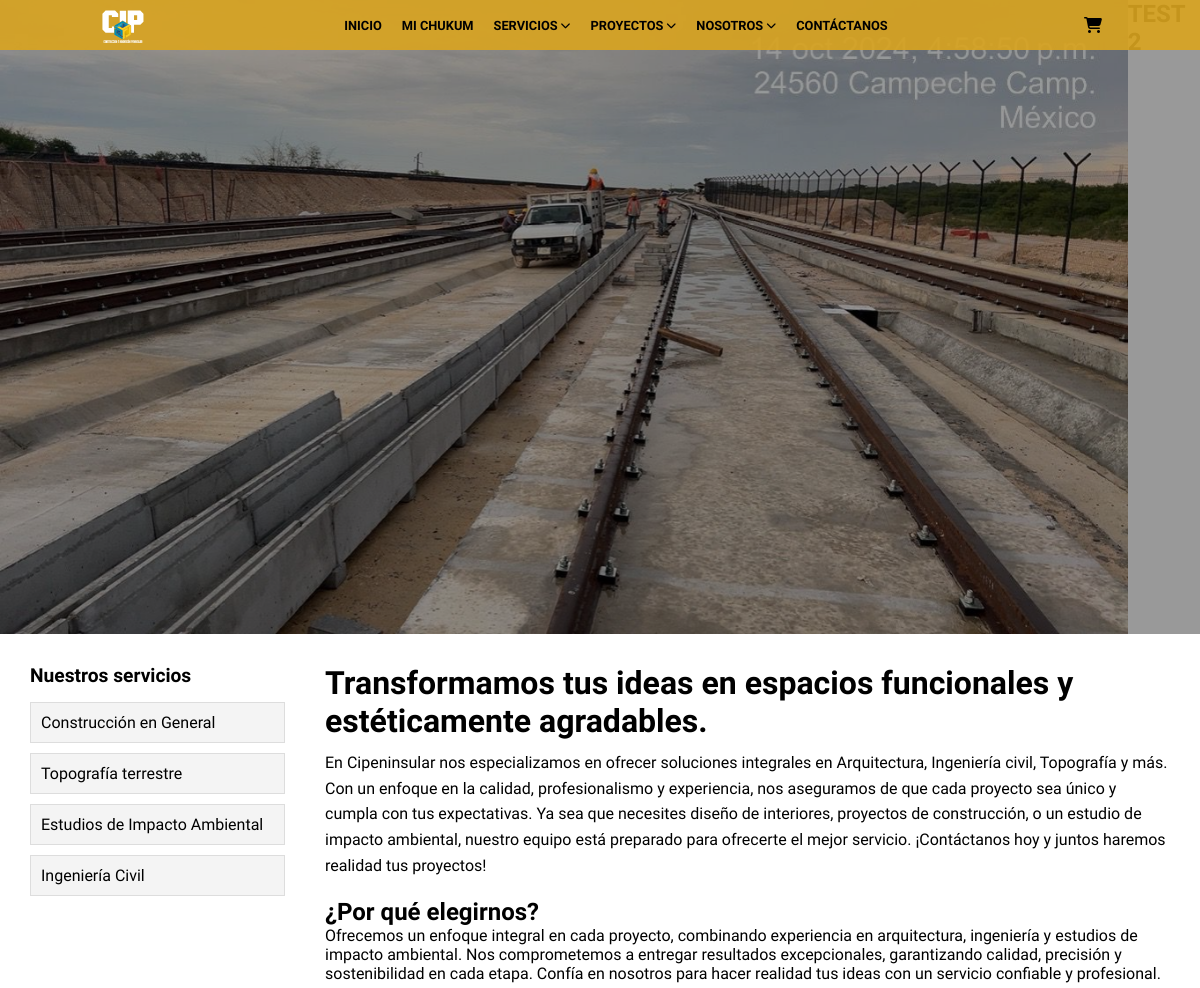
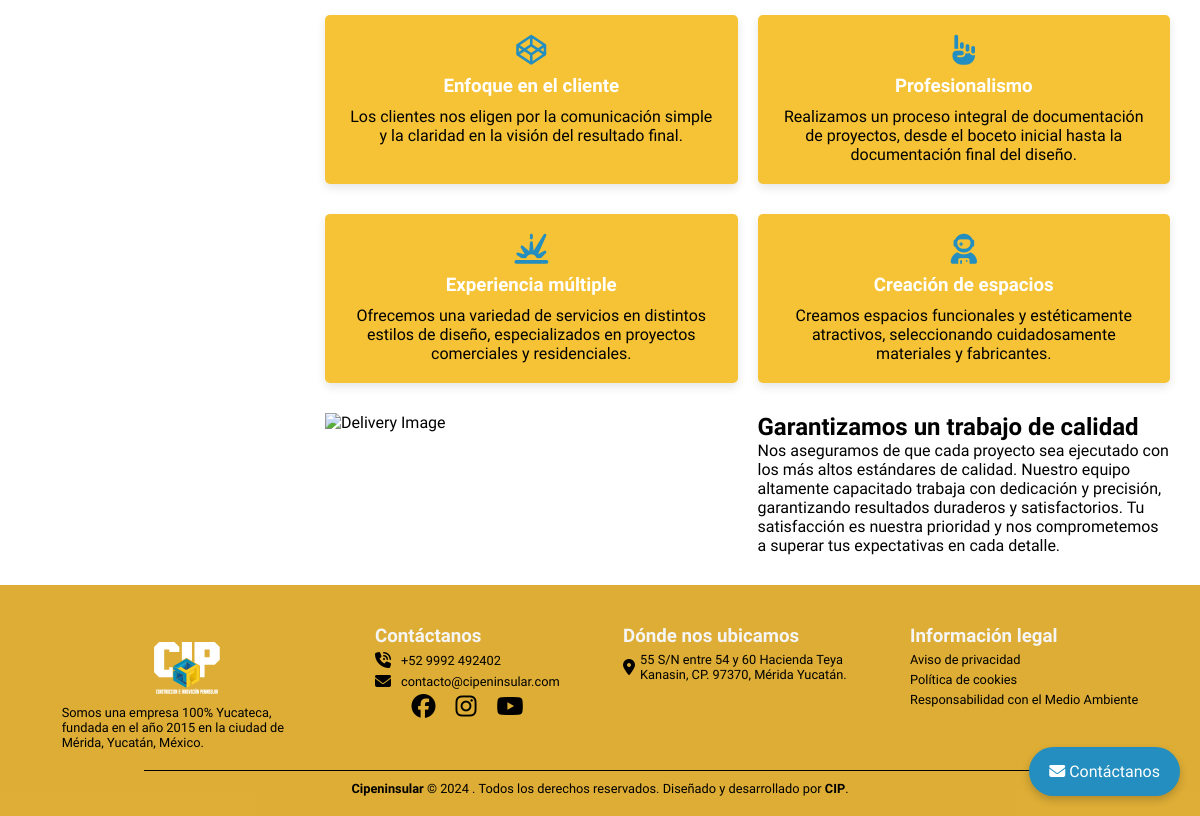
Screenshot of /servicios-detallados/?servicio_id=7 with the database file from the repository (2 pictures, top to bottom).
### cip_main/models.py (models this page shows, shortened)
class Slide(models.Model):
    titulo = models.CharField(max_length=255, verbose_name="Título")
    imagen = models.ImageField(upload_to='slides/', verbose_name="Imagen")
    descripcion = models.TextField(blank=True, null=True, verbose_name="Descripción")
    orden = models.PositiveIntegerField(default=1, verbose_name="Orden")
    estatus = models.BooleanField(default=True, verbose_name="Activo")
    servicio = models.ForeignKey(
        Servicio,
        related_name='slides',  # Relación inversa desde Servicio a Slide
        on_delete=models.SET_NULL,
        null=True,
        blank=True,
        verbose_name="Servicio asociado"
    )
    class Meta:
        ordering = ['orden']

class Servicio(models.Model):
    titulo = models.CharField(max_length=200)
    descripcion = models.TextField()
    imagen = models.ImageField(upload_to='servicios/')
    icono = models.ImageField(
        upload_to='iconos/',  # Carpeta donde se guardarán las imágenes de los iconos
        blank=True,          # Opcional: Permitir que esté vacío
        null=True            # Opcional: Permitir que sea nulo
    )
    parent = models.ForeignKey(
        'self',  # Relación a sí mismo
        on_delete=models.CASCADE,  # Si eliminas un servicio, se eliminan los subservicios
        related_name='subservicios',  # Nombre de la relación inversa
        blank=True,  # Permitir que sea nulo (para servicios principales)
        null=True
    )

### cip_main/views.py (the view)
# urls.py: path('servicios-detallados/', views.detailed_services_view, name='servicios detallados'),
def detailed_services_view(request):
    servicio_id = request.GET.get('servicio_id')  # Obtenemos el servicio_id desde la URL
    servicios = Servicio.objects.filter(parent__isnull=True)
    subservicio = None  # O algún valor predeterminado
    slides = []
    if servicio_id:
        subservicio = get_object_or_404(Servicio, id=servicio_id)
        slides = Slide.objects.filter(servicio=subservicio)  # Filtramos por servicio
    return render(request, 'detailed-services.html', {
        'servicios':servicios,
        'subservicio':subservicio,
        'slides':slides,
    })

### cip_main/templates/detailed-services.html (shortened to what this page needs)
{% extends 'base.html' %}
{% load static %}
{% block header_class %}servicios detallados{% endblock %}
{% block hero %}
  <h1>TEST 2</h1>
{% endblock %}
{% block slides %}
<ul class="rslides">
  {% for slide in slides %}
    <li>
      <img src="{{ slide.imagen.url }}" alt="" />
    </li>
  {% empty %}
    <li>
      <img src="{% static 'images/img-services.png' %}" alt="Slide por defecto" />
    </li>
  {% endfor %}
</ul>
{% endblock %}
{% block content %}
<div id="detailed_services">
  <aside class="sidebar">
    <div class="services-list">
      <h3>Nuestros servicios</h3>
      <ul class="menu-services">
        {% for servicio in servicios %}
        <li class="item-service">
          <p>{{ servicio.titulo }}</p>
        </li>
        {% endfor %}
      </ul>
    </div>
  </aside>
  <main class="main-content">
    <div class="title">
      <h1>Transformamos tus ideas en espacios funcionales y estéticamente agradables.
      </h1>
      <p>
        En Cipeninsular nos especializamos en ofrecer soluciones integrales en Arquitectura, Ingeniería civil,
        Topografía y más. Con un enfoque en la calidad, profesionalismo y experiencia, nos aseguramos de que cada proyecto
        sea único y cumpla con tus expectativas. Ya sea que necesites diseño de interiores, proyectos de construcción, o
        un estudio de impacto ambiental, nuestro equipo está preparado para ofrecerte el mejor servicio. ¡Contáctanos hoy
        y juntos haremos realidad tus proyectos!
      </p>
    </div>
    <div class="why-choose-us">
      <h2>¿Por qué elegirnos?</h2>
      <p>
        Ofrecemos un enfoque integral en cada proyecto, combinando experiencia en arquitectura, ingeniería y estudios de
        impacto ambiental. Nos comprometemos a entregar resultados excepcionales, garantizando calidad, precisión y
        sostenibilidad en cada etapa. Confía en nosotros para hacer realidad tus ideas con un servicio confiable y
        profesional.
      </p>
    </div>
    <div class="facts">
      <div class="features">
        <i class="icons fa-brands fa-codepen"></i>
        <h3>Enfoque en el cliente</h3>
        <p>
          Los clientes nos eligen por la comunicación simple y la claridad en la visión del resultado final.
        </p>
      </div>
      <div class="features">
        <i class="icons fa-solid fa-hand-point-up"></i>
        <h3>Profesionalismo</h3>
        <p>
          Realizamos un proceso integral de documentación de proyectos, desde el boceto inicial hasta la documentación final del diseño.
        </p>
      </div>
      <div class="features">
        <i class="icons fa-solid fa-explosion"></i>
        <h3>Experiencia múltiple</h3>
        <p>
          Ofrecemos una variedad de servicios en distintos estilos de diseño, especializados en proyectos comerciales y residenciales.
        </p>
      </div>
      <div class="features">
        <i class="icons fa-solid fa-user-astronaut"></i>
        <h3>Creación de espacios</h3>
        <p>
          Creamos espacios funcionales y estéticamente atractivos, seleccionando cuidadosamente materiales y fabricantes.        </p>
      </div>
    </div>
    <div class="our-job">
      <figure>
        <img src="{% static 'images/img-demo-service.png' %}" alt="Delivery Image">
      </figure>
      <div class="demo">
        <h2>Garantizamos un trabajo de calidad</h2>
        <p>
          Nos aseguramos de que cada proyecto sea ejecutado con los más altos estándares de calidad. Nuestro equipo
          altamente capacitado trabaja con dedicación y precisión, garantizando resultados duraderos y satisfactorios. Tu
          satisfacción es nuestra prioridad y nos comprometemos a superar tus expectativas en cada detalle.
        </p>
      </div>
    </div>
  </main>
</div>
{% endblock %}

### cip_main/static/css/style.css (style rules this page uses)
* { margin: 0; padding: 0; box-sizing: border-box; font-family: "Titillium Web", sans-serif; }
:root { --blue-primary: #238EBF; --blue-secondary: #39B3DD; --blue-aditional: #2183A6; --yellow-primary: #FFD450; --yellow-secondary: #F6C336; --yellow-aditional: rgba(218, 165, 32, 0.9); }
html { scroll-behavior: smooth; }
.rslides { position: relative; list-style: none; overflow: hidden; width: 100%; padding: 0; margin: auto; }
.rslides li { backface-visibility: hidden; position: absolute; display: none; height: 100%; width: 100%; left: 0; top: 0; }
.rslides li:first-child { position: relative; display: block; float: left; }
.rslides img { display: block; height: 100%; float: left; width: 100%; border: 0; object-fit: cover; position: relative; }

### cip_main/static/css/fancybox.css (style rules this page uses)
:root { --f-spinner-width: 36px;--f-spinner-height: 36px;--f-spinner-color-1: rgba(0, 0, 0, 0.1);--f-spinner-color-2: rgba(17, 24, 28, 0.8);--f-spinner-stroke: 2.75 }
:root { --f-button-width: 40px;--f-button-height: 40px;--f-button-border: 0;--f-button-border-radius: 0;--f-button-color: #374151;--f-button-bg: #f8f8f8;--f-button-hover-bg: #e0e0e0;--f-button-active-bg: #d0d0d0;--f-button-shadow: none;--f-button-transition: all 0.15s ease;--f-button-transform: none;--f-button-svg-width: 20px;--f-button-svg-height: 20px;--f-button-svg-stroke-width: 1.5;--f-button-svg-fill: none;--f-button-svg-filter: none;--f-button-svg-disabled-opacity: 0.65 }

### rows the page displays
Slide: imagen (picture)
Servicio: titulo "Construcción en General"
Servicio: titulo "Topografía terrestre"
Servicio: titulo "Estudios de Impacto Ambiental"
Servicio: titulo "Ingeniería Civil"
